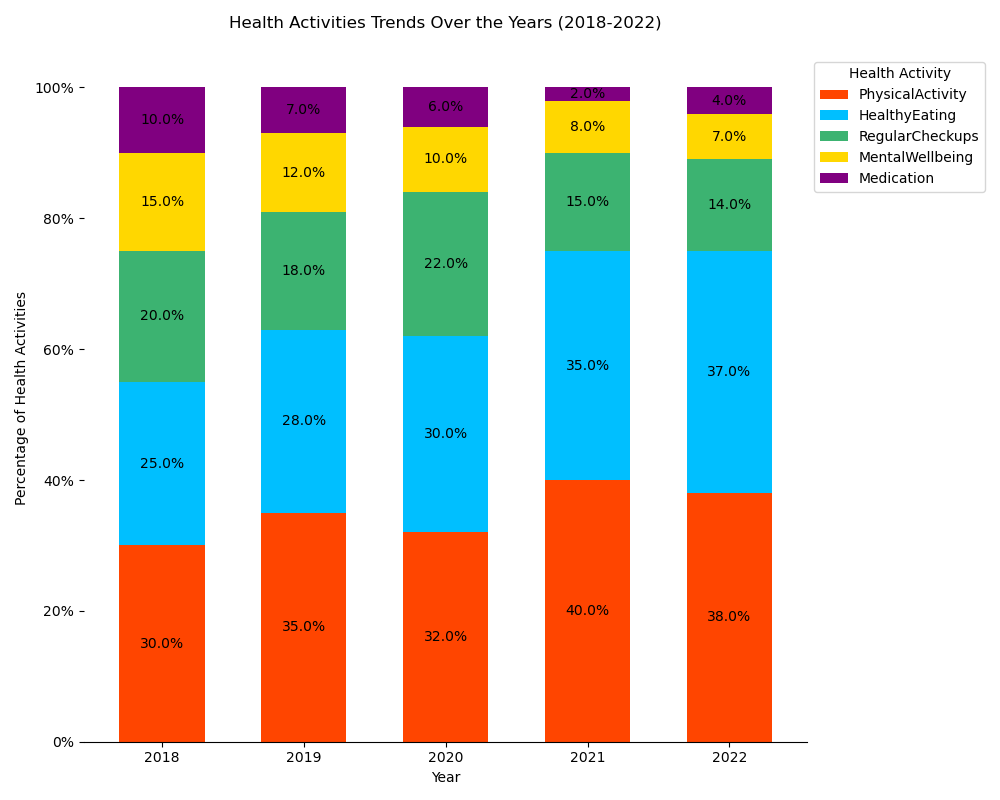

Python code for this plot:

import pandas as pd
import seaborn as sns
import matplotlib.pyplot as plt
from matplotlib.ticker import FixedFormatter

# Creating the dataframe
data = {
    'Year': ['2018', '2019', '2020', '2021', '2022'],
    'PhysicalActivity': [30, 35, 32, 40, 38],
    'HealthyEating': [25, 28, 30, 35, 37],
    'RegularCheckups': [20, 18, 22, 15, 14],
    'MentalWellbeing': [15, 12, 10, 8, 7],
    'Medication': [10, 7, 6, 2, 4]
}
df = pd.DataFrame(data)
df.set_index('Year', inplace=True)

# Convert to percentages
df_percentage = df.div(df.sum(axis=1), axis=0) * 100

# Starting the stackplot
fig, ax = plt.subplots(figsize=(10, 8))
df_percentage.plot(kind='bar', stacked=True, width=0.6, color=['#FF4500', '#00BFFF', '#3CB371', '#FFD700', '#800080'], ax=ax)

# Adding the percentage labels on each bar
for c in ax.containers:
    labels = [f'{w:.1f}%' for w in c.datavalues]
    ax.bar_label(c, labels=labels, label_type='center')

ax.set_ylabel('Percentage of Health Activities')
ax.set_xlabel('Year')
ax.set_title('Health Activities Trends Over the Years (2018-2022)', pad=20)
ax.yaxis.set_major_formatter(FixedFormatter(['0%', '20%', '40%', '60%', '80%', '100%']))

plt.xticks(rotation=0)
plt.legend(title='Health Activity', loc='upper left', bbox_to_anchor=(1, 1))
sns.despine(left=True)

plt.tight_layout()
plt.show()
